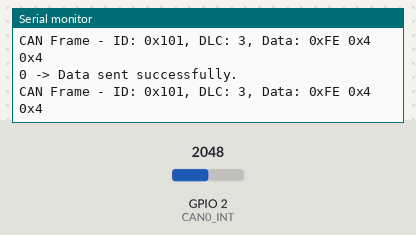
The sketch below on a simulated ESP32. Parts: the last lines printed to the serial monitor. Inputs (shaded band) come from the test bench; at power-on: GPIO 2 (CAN0_INT) = 2048.

Above: at 1.2 s.
1.3 s: GPIO 2 (CAN0_INT) set to 2866
At 2.0 s:
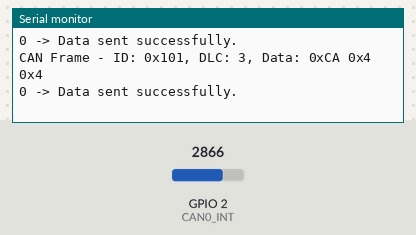
2.8 s: GPIO 2 (CAN0_INT) set to 3603
At 3.3 s:
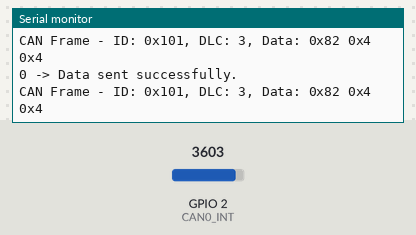
4.3 s: GPIO 2 (CAN0_INT) set to 4095
At 4.9 s:
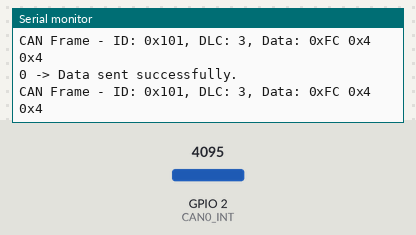
5.8 s: GPIO 2 (CAN0_INT) set to 491
At 6.7 s:
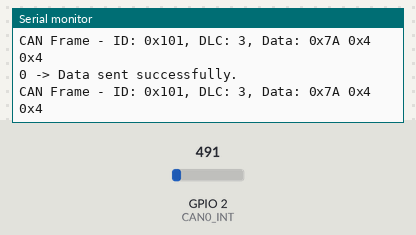

Measured:
- after the input at 1.3 s, the serial monitor: prints a new line at once (image 1)
- after the input at 2.8 s, the serial monitor: prints a new line at once (image 2)
- after the input at 4.3 s, the serial monitor: prints a new line at once (image 3)
- after the input at 5.8 s, the serial monitor: prints a new line at once (image 4)

The sketch:

can_v3.ino
```cpp
#include <SPI.h>
#include <mcp_can.h>

#define CAN0_INT 2                             // Set INT to pin 2
MCP_CAN CAN0(10);                               // Set CS to pin 10

#define ID_SENSOR_DATA 0x101  // CAN message ID for sensor data

// Sensor pins
const int sensor1Pin = 2;    // Use a valid ADC pin on ESP32

void setup()
{
  Serial.begin(115200);  // CAN is running at 500,000BPS; 115,200BPS is SLOW, not FAST, thus 9600 is crippling.

  // Initialize MCP2515 running at 16MHz with a baudrate of 500kb/s and the masks and filters disabled.
  if(CAN0.begin(MCP_ANY, CAN_500KBPS, MCP_8MHZ) == CAN_OK)
    Serial.println("MCP2515 Initialized Successfully!");
  else
    Serial.println("Error Initializing MCP2515...");

  // Since we do not set NORMAL mode, we are in loopback mode by default.
  CAN0.setMode(MCP_NORMAL);

  pinMode(CAN0_INT, INPUT);                           // Configuring pin for /INT input

}

void readAndSendSensorData() {
    // Read analog sensor values
    int sensor1Value = analogRead(sensor1Pin);
    int sensor2Value = 20; // Placeholder for additional sensors
    int sensor3Value = 20; // Placeholder for additional sensors

    // Map sensor values to 8-bit range (0-255)
    unsigned char data[8] = {0};
    data[0] = (char)map(sensor1Value, 0, 1023, 0, 255);
    data[1] = (char)map(sensor2Value, 0, 1023, 0, 255);
    data[2] = (char)map(sensor3Value, 0, 1023, 0, 255);

    // Print the CAN frame details
    Serial.print("CAN Frame - ID: 0x");
    Serial.print(ID_SENSOR_DATA, HEX);
    Serial.print(", DLC: 3, Data: ");
    for (int i = 0; i < 3; i++) { // Adjusted to only print valid data
        Serial.print("0x");
        Serial.print(data[i], HEX);
        Serial.print(" ");
    }
    Serial.println();

    // Send CAN message
    byte sendStatus = CAN0.sendMsgBuf(ID_SENSOR_DATA, 0, 3, data);
    if (sendStatus == CAN_OK) {
        Serial.print(sendStatus);
        Serial.println(" -> Data sent successfully.");
    } else {
        Serial.println("Error sending data.");
    }
}

void loop() {
    readAndSendSensorData(); // Read sensors and send data
    // delay(1);              // Increase delay to reduce bus flooding
}
```
